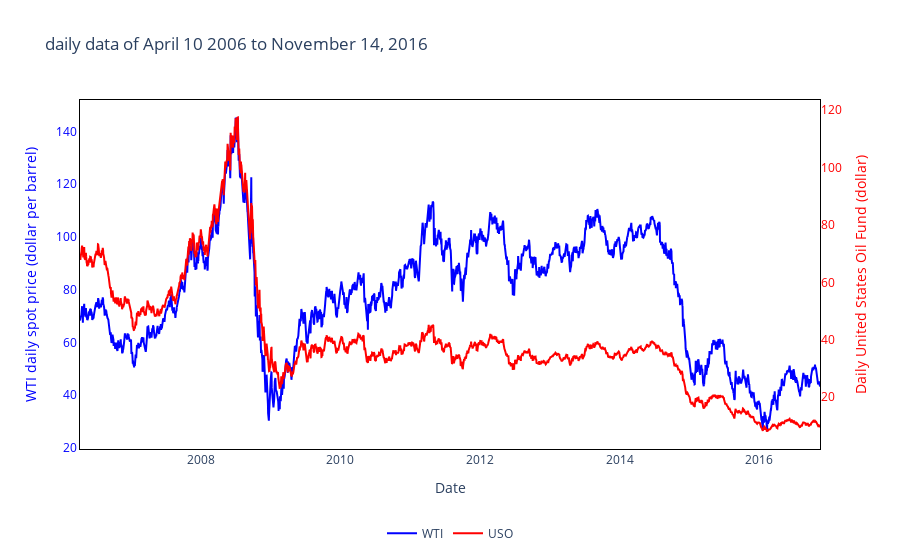

The notebook cell saved with this chart:
### Code cell
fig = go.Figure()

# Ajouter la série WTI
fig.add_trace(
    go.Scatter(
        x=dates_wti,
        y=data_wti[:,1],
        name="WTI",
        mode="lines",
        line=dict(color="blue"),
    )
)

# Ajouter la série USO avec un axe secondaire
fig.add_trace(
    go.Scatter(
        x=dates_uso,
        y=data_uso[:,1],
        name="USO",
        mode="lines",
        line=dict(color="red"),
        yaxis="y2"  # Associe cette trace à l'axe y secondaire
    )
)

# Mise en page pour ajuster les deux axes
fig.update_layout(
    title="daily data of April 10 2006 to November 14, 2016",
    xaxis=dict(title="Date",showline=True, linecolor='black',linewidth=1,mirror=True),
    yaxis=dict(title="WTI daily spot price (dollar per barrel)", titlefont=dict(color="blue"), tickfont=dict(color="blue"),showline=True, linecolor='black',linewidth=1,mirror=True),
    yaxis2=dict(
        title="Daily United States Oil Fund (dollar)",
        titlefont=dict(color="red"),
        tickfont=dict(color="red"),
        overlaying="y",  # Superpose cet axe sur le premier
        side="right"  # Place cet axe à droite
    ),
    legend=dict(x=0.5, y=-0.2, xanchor="center", orientation="h"),
    plot_bgcolor='white', 
    paper_bgcolor='white'
)

# Afficher le graphique
fig.show()

### Figure 1 — Plotly figure (JSON) as saved in the notebook; plotly's stock layout.template omitted (floating-point values rounded to 4 significant figures; data arrays with more than 128 entries replaced by an {"elided": "..."} marker saying what was removed)
{"data": [{"line": {"color": "blue"}, "mode": "lines", "name": "WTI", "type": "scatter", "x": {"elided": "2671 str values"}, "y": {"elided": "2671 float values"}}, {"line": {"color": "red"}, "mode": "lines", "name": "USO", "type": "scatter", "x": {"elided": "2670 str values"}, "y": {"elided": "2670 float values"}, "yaxis": "y2"}], "layout": {"legend": {"orientation": "h", "x": 0.5, "xanchor": "center", "y": -0.2}, "paper_bgcolor": "white", "plot_bgcolor": "white", "title": {"text": "daily data of April 10 2006 to November 14, 2016"}, "xaxis": {"linecolor": "black", "linewidth": 1, "mirror": true, "showline": true, "title": {"text": "Date"}}, "yaxis": {"linecolor": "black", "linewidth": 1, "mirror": true, "showline": true, "tickfont": {"color": "blue"}, "title": {"font": {"color": "blue"}, "text": "WTI daily spot price (dollar per barrel)"}}, "yaxis2": {"overlaying": "y", "side": "right", "tickfont": {"color": "red"}, "title": {"font": {"color": "red"}, "text": "Daily United States Oil Fund (dollar)"}}}}
